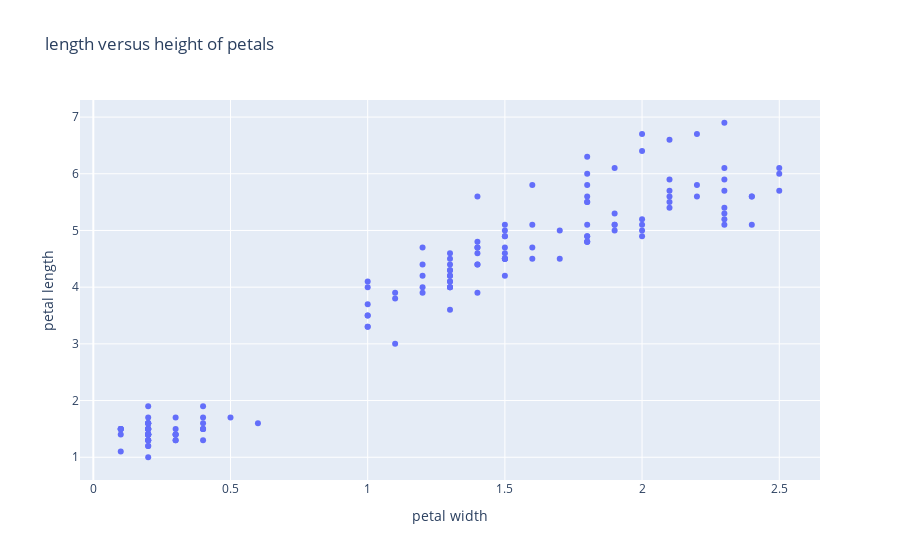

Notebook code for this chart:
### Code cell
fig = px.scatter(x=petal_width,y=petal_length,title="length versus height of petals",labels={'x': 'petal width', 'y': 'petal length'})
fig.show()

### Figure 1 — Plotly figure (JSON) as saved in the notebook; plotly's stock layout.template omitted (floating-point values rounded to 4 significant figures; data arrays with more than 128 entries replaced by an {"elided": "..."} marker saying what was removed)
{"data": [{"hovertemplate": "petal width=%{x}<br>petal length=%{y}<extra></extra>", "legendgroup": "", "marker": {"color": "#636efa", "symbol": "circle"}, "mode": "markers", "name": "", "orientation": "v", "showlegend": false, "type": "scatter", "x": {"elided": "150 float values"}, "xaxis": "x", "y": {"elided": "150 float values"}, "yaxis": "y"}], "layout": {"legend": {"tracegroupgap": 0}, "title": {"text": "length versus height of petals"}, "xaxis": {"anchor": "y", "domain": [0, 1], "title": {"text": "petal width"}}, "yaxis": {"anchor": "x", "domain": [0, 1], "title": {"text": "petal length"}}}}
